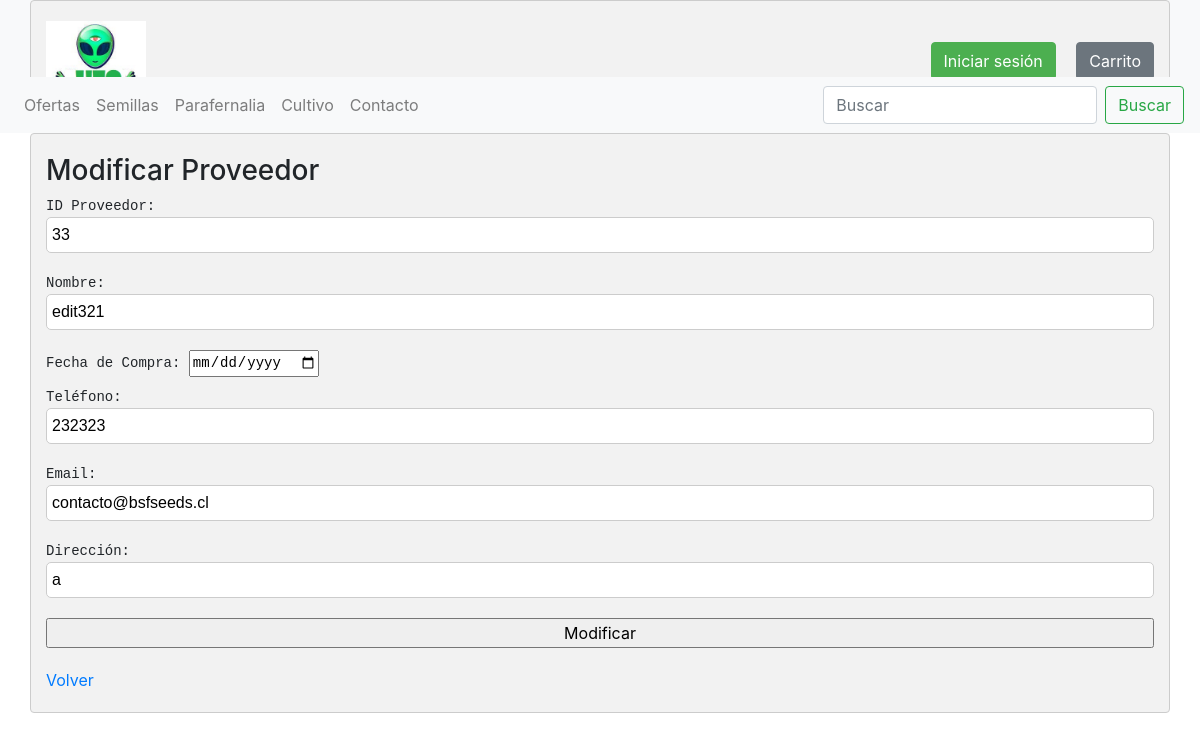
The app's page /buscar_proveedor/33 with its own data.
### store/models.py (models this page shows, shortened)
class Proveedor(models.Model):
    id_prov = models.CharField(primary_key=True, max_length=10)
    nombre = models.CharField(max_length=20)
    fecha_compra = models.DateField(blank=False, null=False)
    telefono = models.CharField(max_length=45)
    email = models.EmailField(unique=True, max_length=100, blank=True, null=True)
    direccion = models.CharField(max_length=50, blank=True, null=True)

### store/views.py (the view)
# urls.py: path('buscar_proveedor/<str:pk>', views.buscar_proveedor, name='buscar_proveedor'),
def buscar_proveedor(request, pk):
    if pk != "":
        try:
            proveedor = Proveedor.objects.get(id_prov=pk)
            context = {"proveedor": proveedor}
            return render(request, 'store/editar_proveedor.html', context)
        except Proveedor.DoesNotExist:
            mensaje = "El proveedor NO existe"
    else:
        mensaje = "El proveedor NO existe"
    lista_proveedores = Proveedor.objects.all()
    context = {"proveedores": lista_proveedores, "mensaje": mensaje}
    return render(request, 'store/panel.html', context)

### store/templates/store/editar_proveedor.html (shortened to what this page needs)
{% load static %}
<!DOCTYPE html>
<html lang="en">
    <head>
        <link rel="stylesheet" href="{% static 'css/style.css' %}">
        <link rel="stylesheet" href="https://maxcdn.bootstrapcdn.com/bootstrap/4.0.0/css/bootstrap.min.css">
    </head>
<body>
    <header class="bg-light">
        <div class="container">
            <div class="row justify-content-between align-items-center">
                <div class="col-auto">
                    <a href="{% url 'index' %}">
                        <img src="{% static 'img/icono.png' %}">
                    </a>
                </div>
                <div class="col-auto">
                    <a href="{% url 'login' %}" class="btn btn-primary mr-3">Iniciar sesión</a>
                    <a href="{% url 'carrito' %}" class="btn btn-secondary">Carrito</a>
                </div>
            </div>
        </div>
    </header>
    <nav class="navbar navbar-expand-lg navbar-light bg-light">
        <div class="collapse navbar-collapse" id="collapsibleNavbar">
            <ul class="navbar-nav mr-auto">
                <li class="nav-item">
                    <a class="nav-link" href="{% url 'ofertas' %}">Ofertas</a>
                </li>
                <li class="nav-item">
                    <a class="nav-link" href="{% url 'semillas' %}">Semillas</a>
                </li>
                <li class="nav-item">
                    <a class="nav-link" href="{% url 'parafernalia' %}">Parafernalia</a>
                </li>
                <li class="nav-item">
                    <a class="nav-link" href="{% url 'cultivo' %}">Cultivo</a>
                </li>
                <li class="nav-item">
                    <a class="nav-link" href="{% url 'contacto' %}">Contacto</a>
                </li>
            </ul>
            <form class="form-inline my-2 my-lg-0">
                <input class="form-control mr-sm-2" type="search" placeholder="Buscar" aria-label="Search">
                <button class="btn btn-outline-success my-2 my-sm-0" type="submit">Buscar</button>
            </form>
        </div>
      </nav>
      <div class="container">
        <h3>Modificar Proveedor</h3>
        <div class="form-container">
            <form action="{% url 'modificar_proveedor' %}" method="POST">
                <pre>ID Proveedor: <input type="text" name="id_prov" value="{{ proveedor.id_prov }}"></pre>
                <pre>Nombre: <input type="text" name="nombre" value="{{ proveedor.nombre }}"></pre>
                <pre>Fecha de Compra: <input type="date" name="fecha_compra" value="{{ proveedor.fecha_compra }}"></pre>
                <pre>Teléfono: <input type="text" name="telefono" value="{{ proveedor.telefono }}"></pre>
                <pre>Email: <input type="email" name="email" value="{{ proveedor.email }}"></pre>
                <pre>Dirección: <input type="text" name="direccion" value="{{ proveedor.direccion }}"></pre>
                <input type="submit" value="Modificar">
            </form>
        </div>
        <a href="{% url 'panel' %}">Volver</a>
    </div>
</body>
</html>
</body>
</html>

### store/static/css/style.css (style rules this page uses)
@media only screen and (min-width: 768px) { header .col-auto:first-child { margin-right: 0px; } }
@media only screen and (min-width: 768px) { header img { width: 100px; height: auto; float: left } }
@media only screen and (min-width: 768px) { header { height: 77px; } }
.navbar { background-color: #f8f8ff; }
@media only screen and (min-width: 600px) { img { width: 80%; } }
@media only screen and (min-width: 768px) { img { width: 90%; } }
@media only screen and (min-width: 992px) { img { width: 100%; } }
@media only screen and (min-width: 1200px) { img { width: 200%; } }
form { display: flex; flex-direction: column; }
input[type="text"], input[type="email"], textarea { display: block; margin-bottom: 10px; padding: 5px; width: 100%; border: 1px solid #ccc; border-radius: 5px; font-size: 16px; font-family: Arial, sans-serif; }
.btn.btn-primary { background-color: #4CAF50; border-color: #4CAF50; }
.container { max-width: 400px; margin: 0 auto; padding: 20px; background-color: #f2f2f2; border: 1px solid #ccc; border-radius: 4px; }
.form-container { margin-bottom: 20px; }
.form-container pre { margin-bottom: 10px; }

### records on screen
Proveedor: id_prov "33", nombre "edit321", telefono "232323", email "contacto@bsfseeds.cl", direccion "a"
